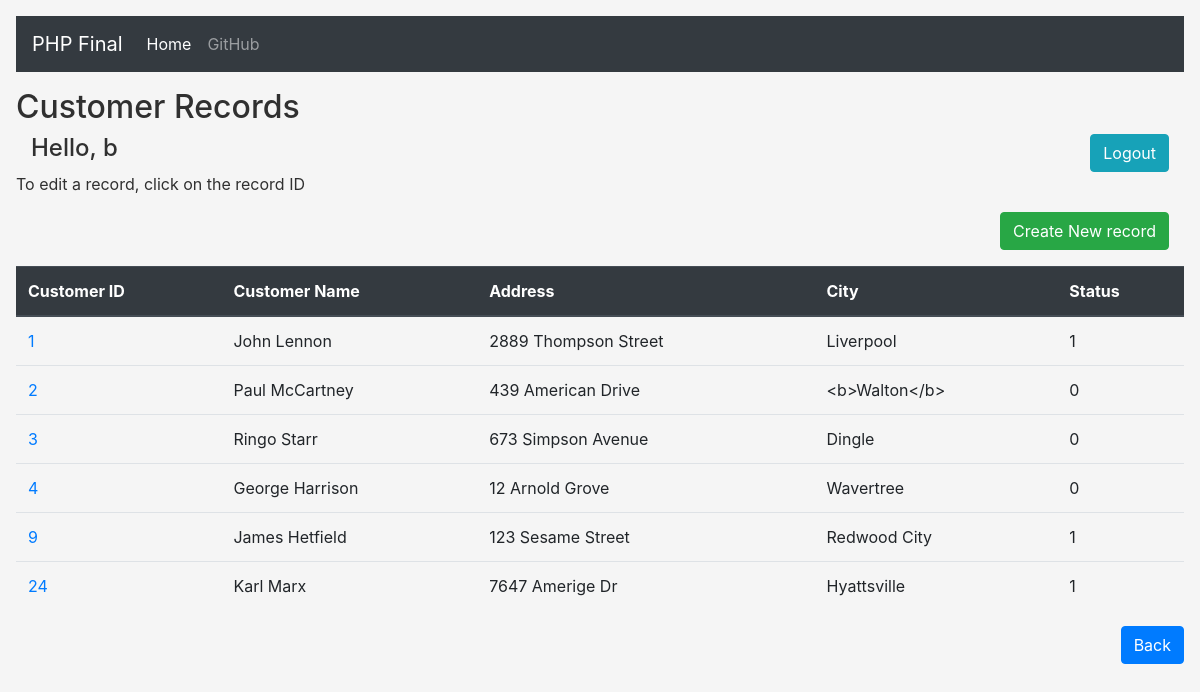
/pages/customers-records.php (signed in), run on the app's committed database.
### tables this page shows
CREATE TABLE `customers` (
  `customer_id` int(11) NOT NULL,
  `customer_name` varchar(255) NOT NULL,
  `customer_address` varchar(255) NOT NULL,
  `customer_city` varchar(33) NOT NULL,
  `customer_status` varchar(50) NOT NULL
);

### pages/customers-records.php (the view, shortened to what this page needs)
<!DOCTYPE html>
<html>
<head>
<link rel="stylesheet" href="https://cdn.jsdelivr.net/npm/bootstrap@4.5.3/dist/css/bootstrap.min.css">
<link rel="stylesheet" href="styles.css">
</head>
<body>
 <div class="row">
    <div class="col">
    <h2>Customer Records</h2>
    </div>
  </div>
  <?php
   $serverName = "localhost";
   $userName = "root";
   $password = "";
   $databaseName = "final_project";
try{
    $conn = new PDO("mysql:host=$serverName;dbname=$databaseName", $userName, $password);
    $conn->setAttribute(PDO::ATTR_ERRMODE, PDO::ERRMODE_EXCEPTION);
    if(isset($_SESSION["authenticated"]) && $_SESSION["authenticated"] === true){      echo '<div class="container-fluid">';
      echo '<div class="row">';
      echo '<div class="col-sm-8"><h4>Hello, '.$_SESSION["username"] .'</h4>';
      echo '</div>';
      echo '<div class="col-sm-4"><a href="user-logout.php" type="button" class="btn btn-info" style="float: right;">Logout</a>';
      echo '</div>';
      echo '<br /><p>To edit a record, click on the record ID</p>';
      echo '</div></div>';
        $selectQuery = "SELECT * FROM customers ORDER BY customer_id";
        $query = $conn->prepare($selectQuery);
        $query->execute();
?>
        <div class="col">
    <button style="float: right; margin-bottom: 1em;" type="button" class="btn btn-success" onclick="document.location='create-customer-record.php'">Create New record</button>
    </div>
    <?php
        $htmlOutput = '<table class="table table-hover">';
        $htmlOutput .= '<thead class="thead-dark">';
        $htmlOutput .= "<tr>";
        $htmlOutput .= '<th scope="col">Customer ID</th>';
        $htmlOutput .= '<th scope="col">Customer Name</th>';
        $htmlOutput .= '<th scope="col">Address</th>';
        $htmlOutput .= '<th scope="col">City</th>';
        $htmlOutput .= '<th scope="col">Status</th>';
        $htmlOutput .= "</tr>";
        $htmlOutput .= '</thead>';
          foreach($query->fetchAll() as $value){
              $htmlOutput .= "<tr>";
              $htmlOutput .= "<td>";
              $htmlOutput .= '<a href="read-customer-record.php?id='.$value["customer_id"].'">'.$value["customer_id"].'</a>';
              $htmlOutput .= "</td>";
              $htmlOutput .= "<td>";
              $htmlOutput .= $value["customer_name"];
              $htmlOutput .= "</td>";
              $htmlOutput .= "<td>";
              $htmlOutput .= $value["customer_address"];
              $htmlOutput .= "</td>";
              $htmlOutput .= "<td>";
              $htmlOutput .= $value["customer_city"];
              $htmlOutput .= "</td>";
              $htmlOutput .= "<td>";
              $htmlOutput .= $value["customer_status"];
              $htmlOutput .= "</td>";
          }
        $htmlOutput .= "</table>";
        echo $htmlOutput;
    }
    else{
      echo "<br />Please login first!<br />";
      echo '<br /><a href="user-login.php" type="button" class="btn btn-primary" >Login</a>';
    }
  echo '<a href="user-landing.php" type="button" class="btn btn-primary" style="float: right;">Back</a>';
}
    catch(PDOException $e){
      echo "<br />Could not establish database connection.";
    }
  ?>
</body>
</html>

### styles.css (style rules this page uses)
body { padding: 1em; background-color: #F5F5F5 ; color: #303030; }

### data on the page
customers: customer_id "1", value "John Lennon 2889 Thompson Street Liverpool 1"
customers: customer_id "2", value "Paul McCartney 439 American Drive <b>Walton</b> 0"
customers: customer_id "3", value "Ringo Starr 673 Simpson Avenue Dingle 0"
customers: customer_id "4", value "George Harrison 12 Arnold Grove Wavertree 0"
customers: customer_id "9", value "James Hetfield 123 Sesame Street Redwood City 1"
customers: customer_id "24", value "Karl Marx 7647 Amerige Dr Hyattsville 1"

### other printed values
$_SESSION["username"] "b"
